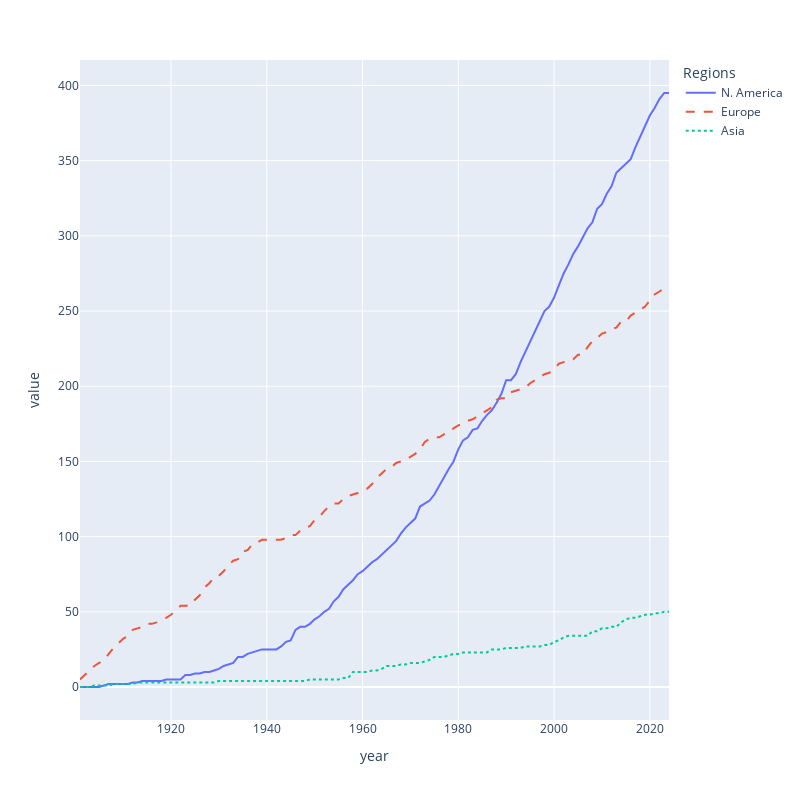

Here is the notebook cell this chart was saved with:
### Code cell
import plotly.express as px

fig = px.line(
    df_regions,
    labels={"country": "Regions"},
    line_dash="country",
    line_dash_sequence=["solid", "dash", "dot"],
    height=800,
    width=800,
)
fig.show()
